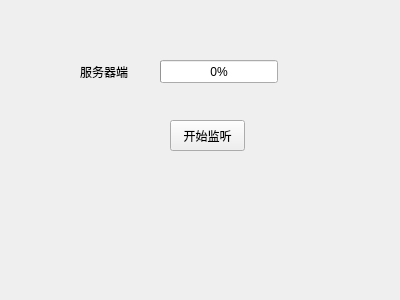
<?xml version="1.0" encoding="UTF-8"?>
<ui version="4.0">
 <class>widget1</class>
 <widget class="QWidget" name="widget1">
  <property name="geometry">
   <rect>
    <x>0</x>
    <y>0</y>
    <width>400</width>
    <height>300</height>
   </rect>
  </property>
  <property name="windowTitle">
   <string>Form</string>
  </property>
  <widget class="QPushButton" name="startButton">
   <property name="geometry">
    <rect>
     <x>170</x>
     <y>120</y>
     <width>75</width>
     <height>31</height>
    </rect>
   </property>
   <property name="text">
    <string>开始监听</string>
   </property>
  </widget>
  <widget class="QLabel" name="serverStatusLabel">
   <property name="geometry">
    <rect>
     <x>80</x>
     <y>61</y>
     <width>54</width>
     <height>21</height>
    </rect>
   </property>
   <property name="text">
    <string>服务器端</string>
   </property>
  </widget>
  <widget class="QProgressBar" name="serverProgressBar">
   <property name="geometry">
    <rect>
     <x>160</x>
     <y>60</y>
     <width>118</width>
     <height>23</height>
    </rect>
   </property>
   <property name="value">
    <number>0</number>
   </property>
  </widget>
 </widget>
 <resources/>
 <connections/>
</ui>
